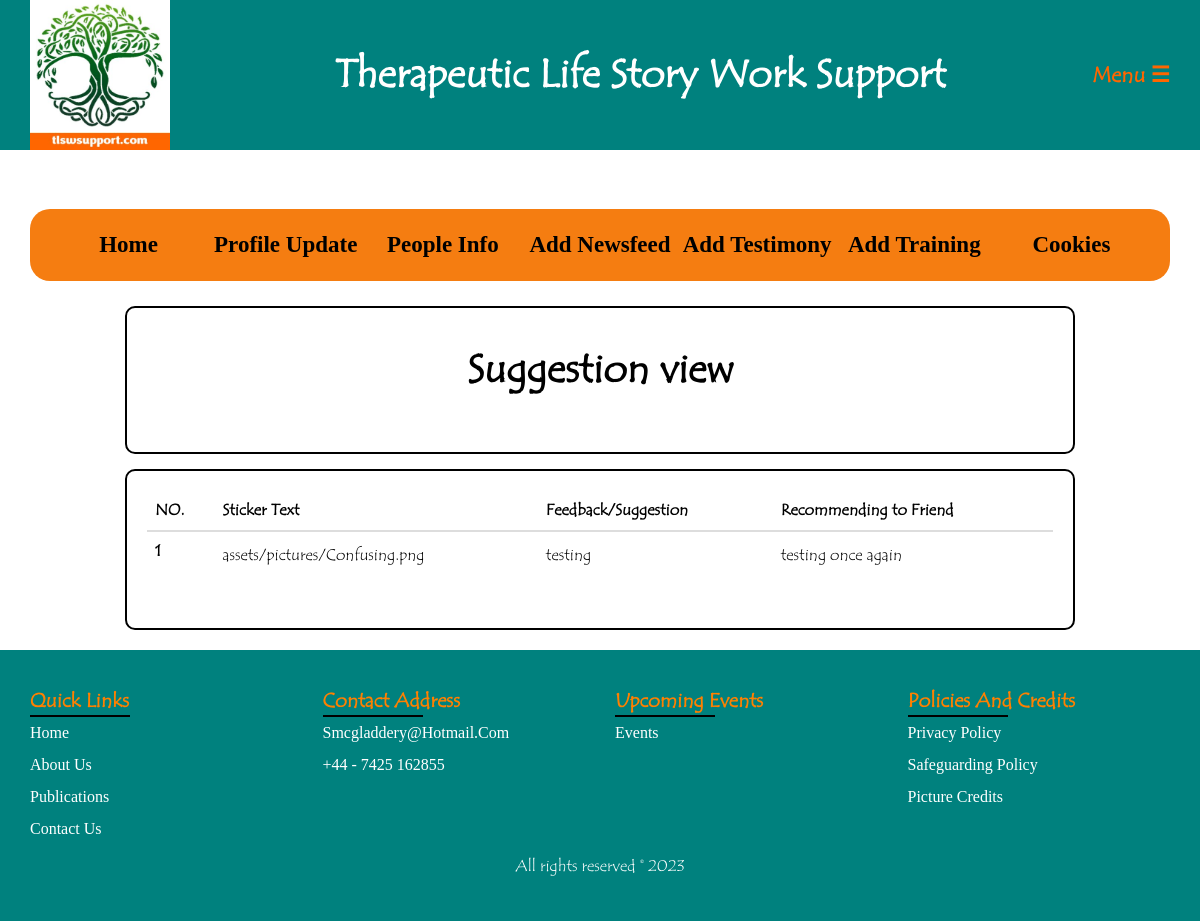
/suggestionsview.php (signed in), run on the app's committed database.
### tables this page shows
CREATE TABLE IF NOT EXISTS `user_selected_images` (
`id` int(11) NOT NULL,
  `image_path` varchar(255) NOT NULL,
  `messages` varchar(255) NOT NULL,
  `recomm` varchar(255) NOT NULL
);

### suggestionsview.php (the view, shortened to what this page needs)
<?php
include("includes/header.php");
?>
<section class="page_nav">
  <div class="container">
    <div class="row">
      <div class="col-md-12">
        <ul>
          <li>
            <a href="./contentchange.php">Home</a>
          </li>
          <li>
            <a href="./profileimg.php">Profile Update</a>
          </li>
          <li>
            <a href="./patient_info.php">People Info</a>
          </li>
          <li>
            <a href="./newsfeed.php"><b>Add Newsfeed</b></a>
          </li>
          <li>
            <a href="./testimony.php">Add Testimony</a>
          </li>
          <li>
            <a href="./add_services_offered.php"><b>Add Training</b></a>
          </li>
          <li>
            <a href="./cookies.php"><b>Cookies</b></a>
          </li>
        </ul>
      </div>
    </div>
  </div>
</section>
<section class="banner">
  <div class="cookies_main">
    <div class="row">
      <div class="col-md-12">
        <h2>Suggestion view</h2>
      </div>
    </div>
  </div>
</section>
<section>
  <div class="cookies_main">
    <div class="row">
      <div class="col-md-12">
        <div class="table-responsive">
          <table class="table align-items-center table-flush">
            <thead class="thead-light">
              <tr>
                <th scope="col">NO.</th>
                <th scope="col">Sticker Text</th>
                <th scope="col">Feedback/Suggestion</th>
                <th scope="col">Recommending to Friend</th>
              </tr>
            </thead>
            <tbody>
              <?php
              $sql = " SELECT * FROM user_selected_images ORDER BY `user_selected_images`.`id` DESC ";
              $result = $conn->query($sql);
              if ($result->num_rows > 0) {
                $i = 1;
                while ($row = $result->fetch_assoc()) {
              ?>
                  <tr>
                    <th scope="row"><?= $i; ?></th>
                    <td>
                      <p><?= $row["image_path"]; ?></p>
                    </td>
                    <td>
                      <p><?= $row["messages"]; ?></p>
                    </td>
                    <td>
                      <p><?= $row["recomm"]; ?></p>
                    </td>
                  </tr>
              <?php
                  $i++;
                }
              } else {
                echo "<tr><td colspan='6'>No results</td></tr>";
              }
              ?>
            </tbody>
          </table>
        </div>
      </div>
    </div>
  </div>
</section>
<?php
include("includes/footer.php");
?>

### main_style.css (style rules this page uses)
.banner h2 { font-family: "Tempus Sans ITC"; text-align: center; font-weight: 700; font-size: 250%; margin-bottom: 40px; }
* { padding: 0; margin: 0; box-sizing: border-box; }
body { font-family: "Tempus Sans ITC"; color: black; font-size: 16px; }
p { font-size: 16px; line-height: 30px; }
h2 { font-family: "Tempus Sans ITC"; font-weight: 700; }
ul { font-family: "Calibri"; list-style: none; }
::placeholder { color: #fff; font-family: Arial; }
.service_main, .newsfeed_main, .testimony_main, .cookies_main, .patient_info_main { width: 950px; height: auto; border: 2px solid black; border-radius: 10px; margin-top: 15px; margin-left: auto; margin-right: auto; padding: 20px; }

### assets/style-tool.css (style rules this page uses)
body { position: relative; }

### suggestionsview.php (style rules this page uses)
section.page_nav ul li { width: 25%; text-align: center; transition: all 0.8s ease; }
section.page_nav ul li a { color: #000; font-size: 23px; font-weight: 600; transition: all 0.8s ease; text-decoration: none; }
section.page_nav { margin: 40px 0 0; }
section.page_nav ul { background: #f57d11; color: #000; display: flex; justify-content: center; align-items: center; padding: 20px; border-radius: 20px; }

### data on the page
user_selected_images: image_path "assets/pictures/Confusing.png", messages "testing", recomm "testing once again"
